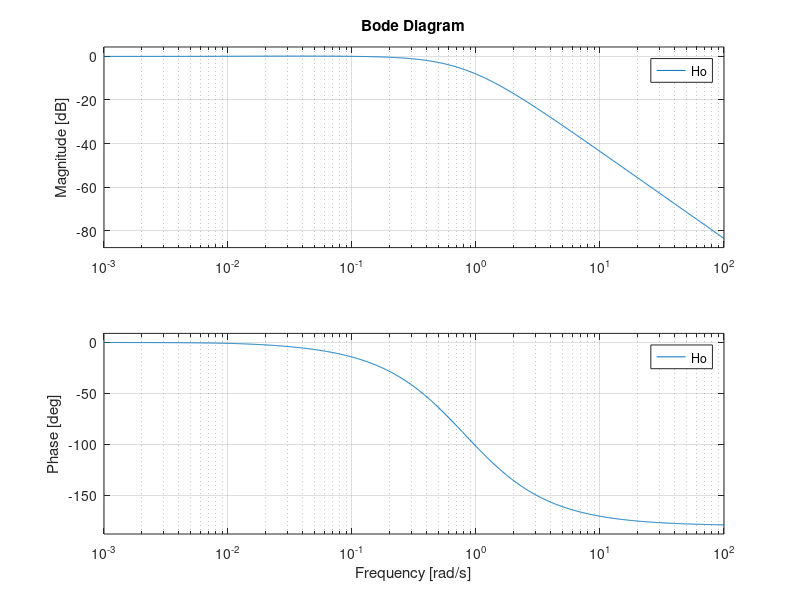
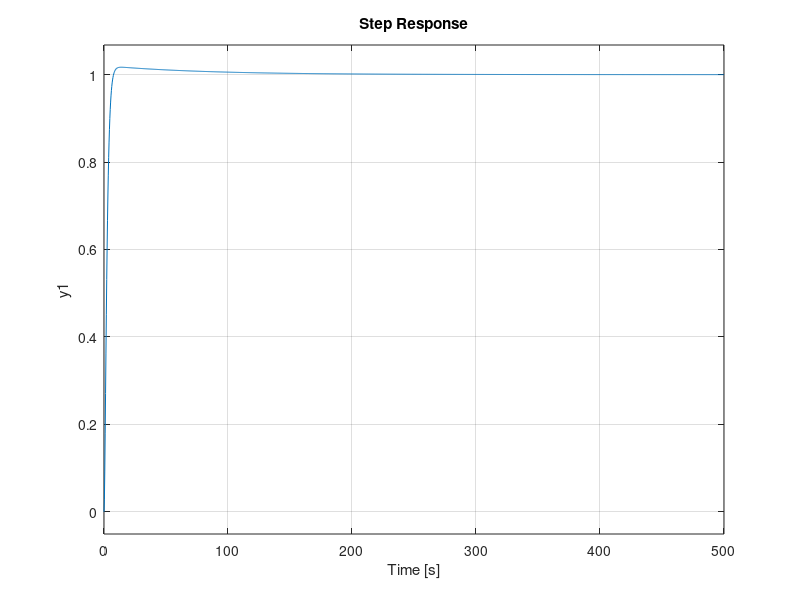

The MATLAB script that drew these images, in order: (Note: this script raises an error after producing the figures.)
Kf = 1;
Tf = 5;
Hf = tf(Kf,conv([1,0], [Tf,1]));
%ales
delta_sigmac = 0.02;
%ales
sigma = 0.03;
sigma2 = sigma - delta_sigmac;
ts = 6;
tita = abs(log(sigma2)/sqrt(pi^2 + log(sigma2)^2));
wn = 4/(tita*ts);
%ales
cv = 2,5;

pc = delta_sigmac/(2*tita/wn-1/cv);
zc = pc/(1+delta_sigmac);
Ho = tf(wn^2, [1,2*tita,wn^2])*tf([1,zc],[1,pc])*pc/zc;
Hc = 1/Hf*Ho/(1-Ho);

t = 0:0.01:10;
%%
figure
bode(Ho);
figure
step(Ho);
%%
H_simpl = minreal(Hc);
%%

Koef = 3.3215*0.2*0.01267 / 1.66/0.005018;
0.2/1.66


0.01267/0.005018

Hs = zpk(Koef,[])
